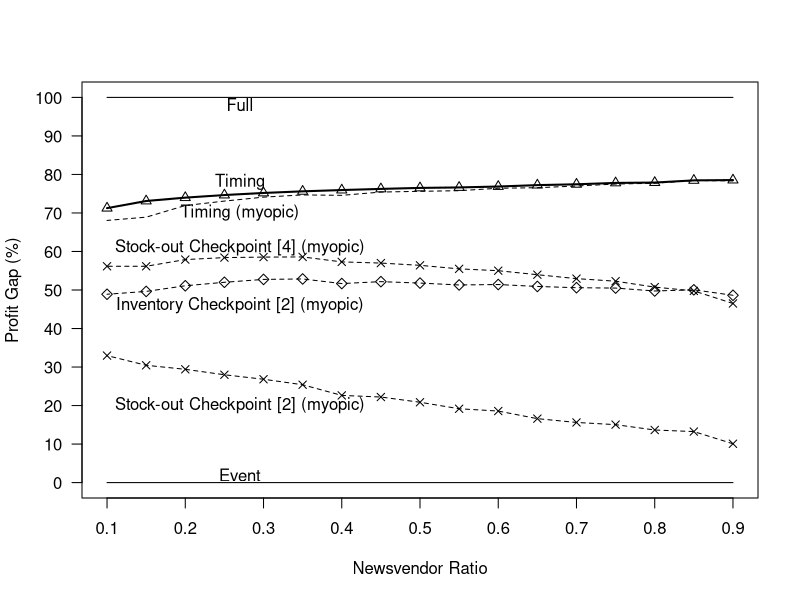

Write the R code that produced this figure.
#################
# R code for analyzing output and plot figures
# v1.0 (organized on 2013-04-17)
# for Figure 4 in the paper
#################

#NEED TO FIRST SET R WORKING DIRECTORY TO WHERE THE FILES ARE LOCATED!!!
setwd("~/Dropbox/Research/CensoredDemand/NVLearning.git/output")

#read the output files
data_F <- read.table("NVLearning_Full.txt", header=TRUE)[c("c", "alpha", "beta", "Q_F", "Pi_F")]
data_E <- read.table("NVLearning_Event.txt", header=TRUE)[c("c", "alpha", "beta", "Q_E", "Pi_E")]
data_T <- read.table("NVLearning_Timing.txt", header=TRUE)[c("c", "alpha", "beta", "Q_T", "Pi_T")]
data_Tm <- read.table("NVLearning_Timing_myopic.txt", header=TRUE)[c("c", "alpha", "beta", "Q_Tm", "Pi_Tm")]


#data_B2 <- read.table("NVLearning_CheckpointB_M2.txt", header=TRUE)[c("c", "alpha", "beta", "Q_B2", "Pi_B2")]
data_B2m <- read.table("NVLearning_CheckpointB_myopic_M2.txt", header=TRUE)[c("c", "alpha", "beta", "Q_B2m", "Pi_B2m")]
#data_B4 <- read.table("NVLearning_CheckpointB_M4.txt", header=TRUE)[c("c", "alpha", "beta", "Q_B4", "Pi_B4")]
data_B4m <- read.table("NVLearning_CheckpointB_myopic_M4.txt", header=TRUE)[c("c", "alpha", "beta", "Q_B4m", "Pi_B4m")]

#data_A2 <- read.table("NVLearning_CheckpointA_M2.txt", header=TRUE)[c("c", "alpha", "beta", "Q_A2", "Pi_A2")]
data_A2m <- read.table("NVLearning_CheckpointA_myopic_M2.txt", header=TRUE)[c("c", "alpha", "beta", "Q_A2m", "Pi_A2m")]

#data_A3m <- read.table("NVLearning_CheckpointA_myopic_M3.txt", header=TRUE)[c("c", "alpha", "beta", "Q_A3m", "Pi_A3m")]

#merge into one data frame
data <- merge(data_F, data_E, by=c("c", "alpha", "beta"))
data <- merge(data, data_T, by=c("c", "alpha", "beta"))
data <- merge(data, data_Tm, by=c("c", "alpha", "beta"))
#data <- merge(data, data_B2, by=c("c", "alpha", "beta"))
data <- merge(data, data_B2m, by=c("c", "alpha", "beta"))
#data <- merge(data, data_B4, by=c("c", "alpha", "beta"))
data <- merge(data, data_B4m, by=c("c", "alpha", "beta"))
#data <- merge(data, data_A2, by=c("c", "alpha", "beta"))
data <- merge(data, data_A2m, by=c("c", "alpha", "beta"))

#data <- merge(data, data_A3m, by=c("c", "alpha", "beta"))




#calculate profit gaps
Profit_Gap <- data[c("c", "alpha", "beta")]
Profit_Gap$Gap_F <- (data$Pi_F - data$Pi_E) / (data$Pi_F - data$Pi_E) * 100
Profit_Gap$Gap_E <- (data$Pi_E - data$Pi_E) / (data$Pi_F - data$Pi_E) * 100
Profit_Gap$Gap_T <- (data$Pi_T - data$Pi_E) / (data$Pi_F - data$Pi_E) * 100
Profit_Gap$Gap_Tm <- (data$Pi_Tm - data$Pi_E) / (data$Pi_F - data$Pi_E) * 100
#Profit_Gap$Gap_B2 <- (data$Pi_B2 - data$Pi_E) / (data$Pi_F - data$Pi_E) * 100
Profit_Gap$Gap_B2m <- (data$Pi_B2m - data$Pi_E) / (data$Pi_F - data$Pi_E) * 100
#Profit_Gap$Gap_B4 <- (data$Pi_B4 - data$Pi_E) / (data$Pi_F - data$Pi_E) * 100
Profit_Gap$Gap_B4m <- (data$Pi_B4m - data$Pi_E) / (data$Pi_F - data$Pi_E) * 100
#Profit_Gap$Gap_A2 <- (data$Pi_A2 - data$Pi_E) / (data$Pi_F - data$Pi_E) * 100
Profit_Gap$Gap_A2m <- (data$Pi_A2m - data$Pi_E) / (data$Pi_F - data$Pi_E) * 100

#Profit_Gap$Gap_A3m <- (data$Pi_A3m - data$Pi_E) / (data$Pi_F - data$Pi_E) * 100


#figure 5: aggreage profit gaps
Profit_Gap_agg_c <- aggregate(Profit_Gap, by=list(Profit_Gap$c), FUN=mean, na.rm=TRUE)
Profit_Gap_agg_c$fractile <- (2-Profit_Gap_agg_c$c)/2

pdf('Figure-Profit-checkpoint.pdf', width = 8, height = 8)

    xrange5 = range(Profit_Gap_agg_c$fractile)
    yrange5 = c(0, 100)

    plot(xrange5, yrange5, type="n", xlab="Newsvendor Ratio", ylab="Profit Gap (%)", xaxt="n", yaxt="n")
    lines(Profit_Gap_agg_c$fractile, Profit_Gap_agg_c$Gap_F, lty=1, lwd=1)
    text(x=0.27, y=98, "Full")
    lines(Profit_Gap_agg_c$fractile, Profit_Gap_agg_c$Gap_E, lty=1, lwd=1)
    text(x=0.27, y=2, "Event")
    lines(Profit_Gap_agg_c$fractile, Profit_Gap_agg_c$Gap_T, lty=1, lwd=2)
    points(Profit_Gap_agg_c$fractile, Profit_Gap_agg_c$Gap_T, pch=2)
    text(x=0.27, y=78, "Timing")
    lines(Profit_Gap_agg_c$fractile, Profit_Gap_agg_c$Gap_Tm, lty=2, lwd=1)
    text(x=0.27, y=70, "Timing (myopic)")

    #lines(Profit_Gap_agg_c$fractile, Profit_Gap_agg_c$Gap_B2, lty=1, lwd=2)
    text(x=0.27, y=20, "Stock-out Checkpoint [2] (myopic)")
    lines(Profit_Gap_agg_c$fractile, Profit_Gap_agg_c$Gap_B2m, lty=2, lwd=1)
    points(Profit_Gap_agg_c$fractile, Profit_Gap_agg_c$Gap_B2m, pch=4)

    #lines(Profit_Gap_agg_c$fractile, Profit_Gap_agg_c$Gap_B4, lty=1, lwd=2)
    text(x=0.27, y=61, "Stock-out Checkpoint [4] (myopic)")
    lines(Profit_Gap_agg_c$fractile, Profit_Gap_agg_c$Gap_B4m, lty=2, lwd=1)
    points(Profit_Gap_agg_c$fractile, Profit_Gap_agg_c$Gap_B4m, pch=4)

    #lines(Profit_Gap_agg_c$fractile, Profit_Gap_agg_c$Gap_A2, lty=1, lwd=2)
    text(x=0.27, y=46, "Inventory Checkpoint [2] (myopic)")
    lines(Profit_Gap_agg_c$fractile, Profit_Gap_agg_c$Gap_A2m, lty=2, lwd=1)
    points(Profit_Gap_agg_c$fractile, Profit_Gap_agg_c$Gap_A2m, pch=5)

    #lines(Profit_Gap_agg_c$fractile, Profit_Gap_agg_c$Gap_A3m, lty=2, lwd=1)

    axis(side=1, at=seq(0.1, 0.9, 0.1), labels=seq(0.1, 0.9, 0.1))
    axis(side=2, at=seq(0, 100, 10), labels=seq(0, 100, 10), las=1)
 
dev.off()


summary(Profit_Gap)